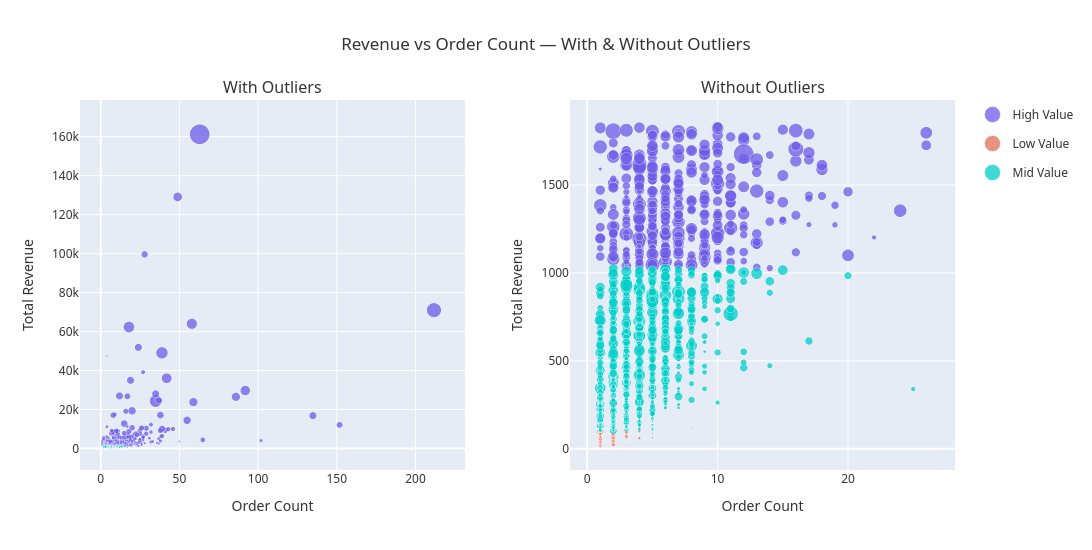

Here is the notebook cell this chart was saved with:
### Markdown cell above
### Revenue vs Order Count

### Code cell
df = pd.read_csv("../data/gold/customer_value.csv")

# -----------------------------
# Remove outliers using IQR
# -----------------------------
Q1 = df["TotalRevenue"].quantile(0.25)
Q3 = df["TotalRevenue"].quantile(0.75)
IQR = Q3 - Q1
upper_bound = Q3 + 1.5 * IQR

df_filtered = df[df["TotalRevenue"] <= upper_bound].copy()

# -----------------------------
# Create subplot layout
# -----------------------------
fig = make_subplots(
    rows=1, cols=2,
    subplot_titles=("With Outliers", "Without Outliers"),
    horizontal_spacing=0.12
)

# -----------------------------
# Scatter 1 — With Outliers
# -----------------------------
scatter1 = px.scatter(
    df,
    x="OrderCount",
    y="TotalRevenue",
    color="Segment",
    size="TotalQuantity",
    hover_data=["CustomerID", "AOV"],
    color_discrete_map={
        "High Value": "#6C5CE7",
        "Mid Value": "#00CEC9",
        "Low Value": "#E17055"
    }
)

for trace in scatter1.data:
    trace.showlegend = True
    fig.add_trace(trace, row=1, col=1)

# -----------------------------
# Scatter 2 — Without Outliers
# -----------------------------
scatter2 = px.scatter(
    df_filtered,
    x="OrderCount",
    y="TotalRevenue",
    color="Segment",
    size="TotalQuantity",
    hover_data=["CustomerID", "AOV"],
    color_discrete_map={
        "High Value": "#6C5CE7",
        "Mid Value": "#00CEC9",
        "Low Value": "#E17055"
    }
)

for trace in scatter2.data:
    trace.showlegend = False
    fig.add_trace(trace, row=1, col=2)

# -----------------------------
# Axis Labels
# -----------------------------
fig.update_xaxes(title_text="Order Count", row=1, col=1)
fig.update_yaxes(title_text="Total Revenue", row=1, col=1)

fig.update_xaxes(title_text="Order Count", row=1, col=2)
fig.update_yaxes(title_text="Total Revenue", row=1, col=2)

# -----------------------------
# Layout styling
# -----------------------------
fig.update_traces(marker=dict(opacity=0.75, line=dict(width=0.5, color="white")))

fig.update_layout(
    title_text="Revenue vs Order Count — With & Without Outliers",
    title_x=0.5,
    width=1200,
    height=550,
    font=dict(family="Segoe UI, Roboto, Arial", size=12, color="#333")
)

fig.show()

### Figure 1 — Plotly figure (JSON) as saved in the notebook; plotly's stock layout.template omitted (floating-point values rounded to 4 significant figures; data arrays with more than 128 entries replaced by an {"elided": "..."} marker saying what was removed)
{"data": [{"customdata": {"elided": "817x2 float values"}, "hovertemplate": "Segment=High Value<br>OrderCount=%{x}<br>TotalRevenue=%{y}<br>TotalQuantity=%{marker.size}<br>CustomerID=%{customdata[0]}<br>AOV=%{customdata[1]}<extra></extra>", "legendgroup": "High Value", "marker": {"color": "#6C5CE7", "line": {"color": "white", "width": 0.5}, "opacity": 0.75, "size": {"elided": "817 float values"}, "sizemode": "area", "sizeref": 214.3, "symbol": "circle"}, "mode": "markers", "name": "High Value", "showlegend": true, "type": "scattergl", "x": {"elided": "817 int values"}, "xaxis": "x", "y": {"elided": "817 float values"}, "yaxis": "y"}, {"customdata": {"elided": "816x2 float values"}, "hovertemplate": "Segment=Low Value<br>OrderCount=%{x}<br>TotalRevenue=%{y}<br>TotalQuantity=%{marker.size}<br>CustomerID=%{customdata[0]}<br>AOV=%{customdata[1]}<extra></extra>", "legendgroup": "Low Value", "marker": {"color": "#E17055", "line": {"color": "white", "width": 0.5}, "opacity": 0.75, "size": {"elided": "816 float values"}, "sizemode": "area", "sizeref": 214.3, "symbol": "circle"}, "mode": "markers", "name": "Low Value", "showlegend": true, "type": "scattergl", "x": {"elided": "816 int values"}, "xaxis": "x", "y": {"elided": "816 float values"}, "yaxis": "y"}, {"customdata": {"elided": "2451x2 float values"}, "hovertemplate": "Segment=Mid Value<br>OrderCount=%{x}<br>TotalRevenue=%{y}<br>TotalQuantity=%{marker.size}<br>CustomerID=%{customdata[0]}<br>AOV=%{customdata[1]}<extra></extra>", "legendgroup": "Mid Value", "marker": {"color": "#00CEC9", "line": {"color": "white", "width": 0.5}, "opacity": 0.75, "size": {"elided": "2451 float values"}, "sizemode": "area", "sizeref": 214.3, "symbol": "circle"}, "mode": "markers", "name": "Mid Value", "showlegend": true, "type": "scattergl", "x": {"elided": "2451 int values"}, "xaxis": "x", "y": {"elided": "2451 float values"}, "yaxis": "y"}, {"customdata": {"elided": "457x2 float values"}, "hovertemplate": "Segment=High Value<br>OrderCount=%{x}<br>TotalRevenue=%{y}<br>TotalQuantity=%{marker.size}<br>CustomerID=%{customdata[0]}<br>AOV=%{customdata[1]}<extra></extra>", "legendgroup": "High Value", "marker": {"color": "#6C5CE7", "line": {"color": "white", "width": 0.5}, "opacity": 0.75, "size": {"elided": "457 float values"}, "sizemode": "area", "sizeref": 8.803, "symbol": "circle"}, "mode": "markers", "name": "High Value", "showlegend": false, "type": "scattergl", "x": {"elided": "457 int values"}, "xaxis": "x2", "y": {"elided": "457 float values"}, "yaxis": "y2"}, {"customdata": {"elided": "816x2 float values"}, "hovertemplate": "Segment=Low Value<br>OrderCount=%{x}<br>TotalRevenue=%{y}<br>TotalQuantity=%{marker.size}<br>CustomerID=%{customdata[0]}<br>AOV=%{customdata[1]}<extra></extra>", "legendgroup": "Low Value", "marker": {"color": "#E17055", "line": {"color": "white", "width": 0.5}, "opacity": 0.75, "size": {"elided": "816 float values"}, "sizemode": "area", "sizeref": 8.803, "symbol": "circle"}, "mode": "markers", "name": "Low Value", "showlegend": false, "type": "scattergl", "x": {"elided": "816 int values"}, "xaxis": "x2", "y": {"elided": "816 float values"}, "yaxis": "y2"}, {"customdata": {"elided": "2451x2 float values"}, "hovertemplate": "Segment=Mid Value<br>OrderCount=%{x}<br>TotalRevenue=%{y}<br>TotalQuantity=%{marker.size}<br>CustomerID=%{customdata[0]}<br>AOV=%{customdata[1]}<extra></extra>", "legendgroup": "Mid Value", "marker": {"color": "#00CEC9", "line": {"color": "white", "width": 0.5}, "opacity": 0.75, "size": {"elided": "2451 float values"}, "sizemode": "area", "sizeref": 8.803, "symbol": "circle"}, "mode": "markers", "name": "Mid Value", "showlegend": false, "type": "scattergl", "x": {"elided": "2451 int values"}, "xaxis": "x2", "y": {"elided": "2451 float values"}, "yaxis": "y2"}], "layout": {"annotations": [{"font": {"size": 16}, "showarrow": false, "text": "With Outliers", "x": 0.22, "xanchor": "center", "xref": "paper", "y": 1, "yanchor": "bottom", "yref": "paper"}, {"font": {"size": 16}, "showarrow": false, "text": "Without Outliers", "x": 0.78, "xanchor": "center", "xref": "paper", "y": 1, "yanchor": "bottom", "yref": "paper"}], "font": {"color": "#333", "family": "Segoe UI, Roboto, Arial", "size": 12}, "height": 550, "title": {"text": "Revenue vs Order Count — With & Without Outliers", "x": 0.5}, "width": 1200, "xaxis": {"anchor": "y", "domain": [0, 0.44], "title": {"text": "Order Count"}}, "xaxis2": {"anchor": "y2", "domain": [0.56, 1], "title": {"text": "Order Count"}}, "yaxis": {"anchor": "x", "domain": [0, 1], "title": {"text": "Total Revenue"}}, "yaxis2": {"anchor": "x2", "domain": [0, 1], "title": {"text": "Total Revenue"}}}}
